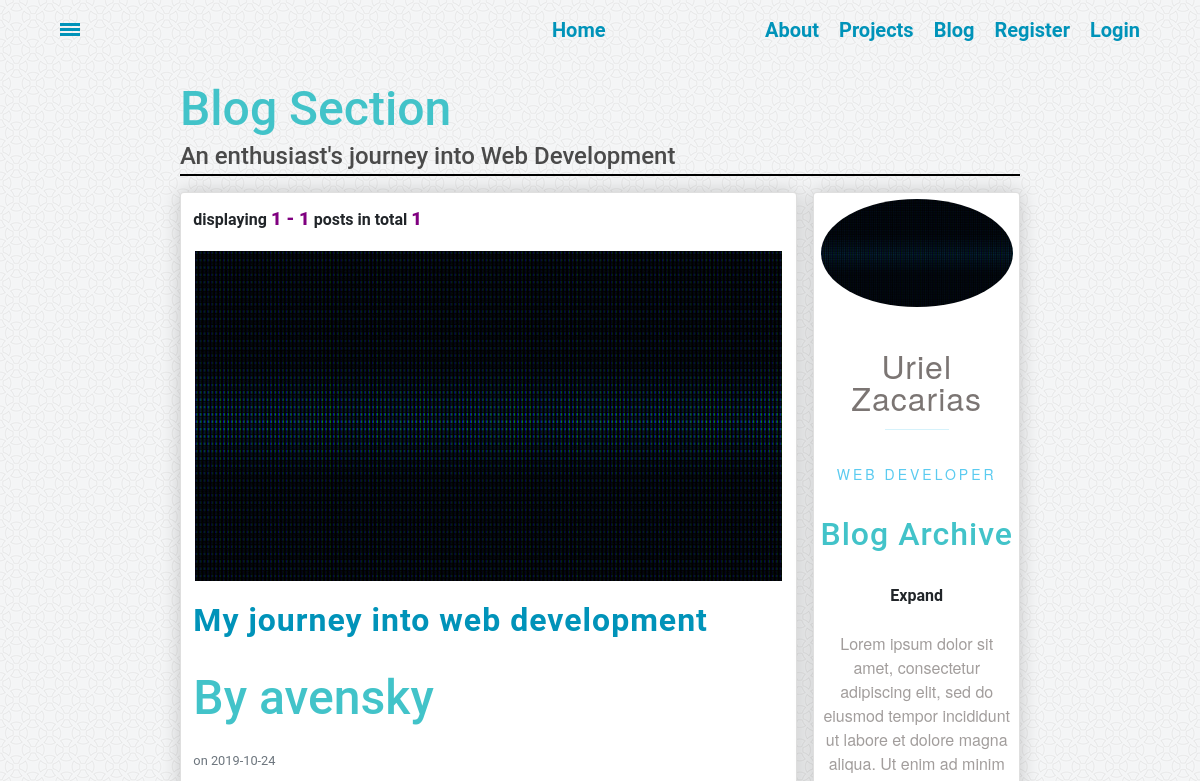
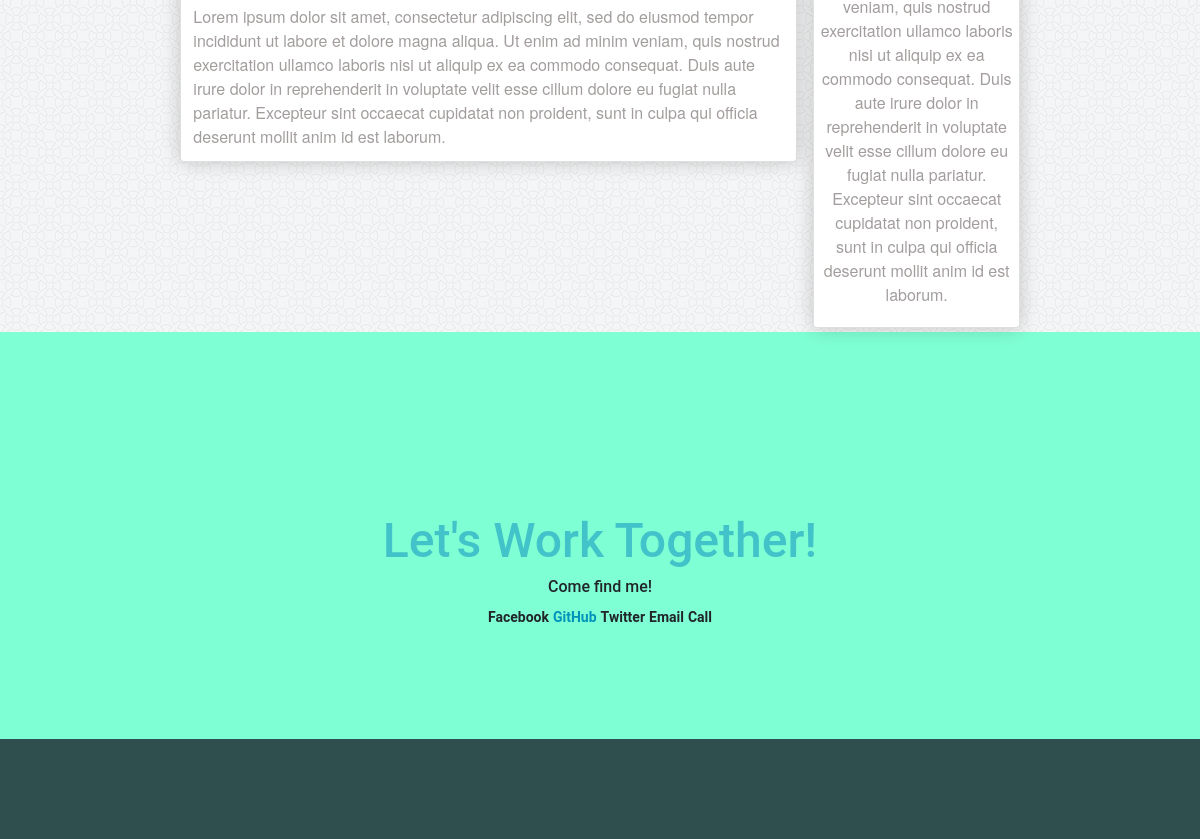
/blog, run on an earlier commit of the app's database (2 pictures, top to bottom).
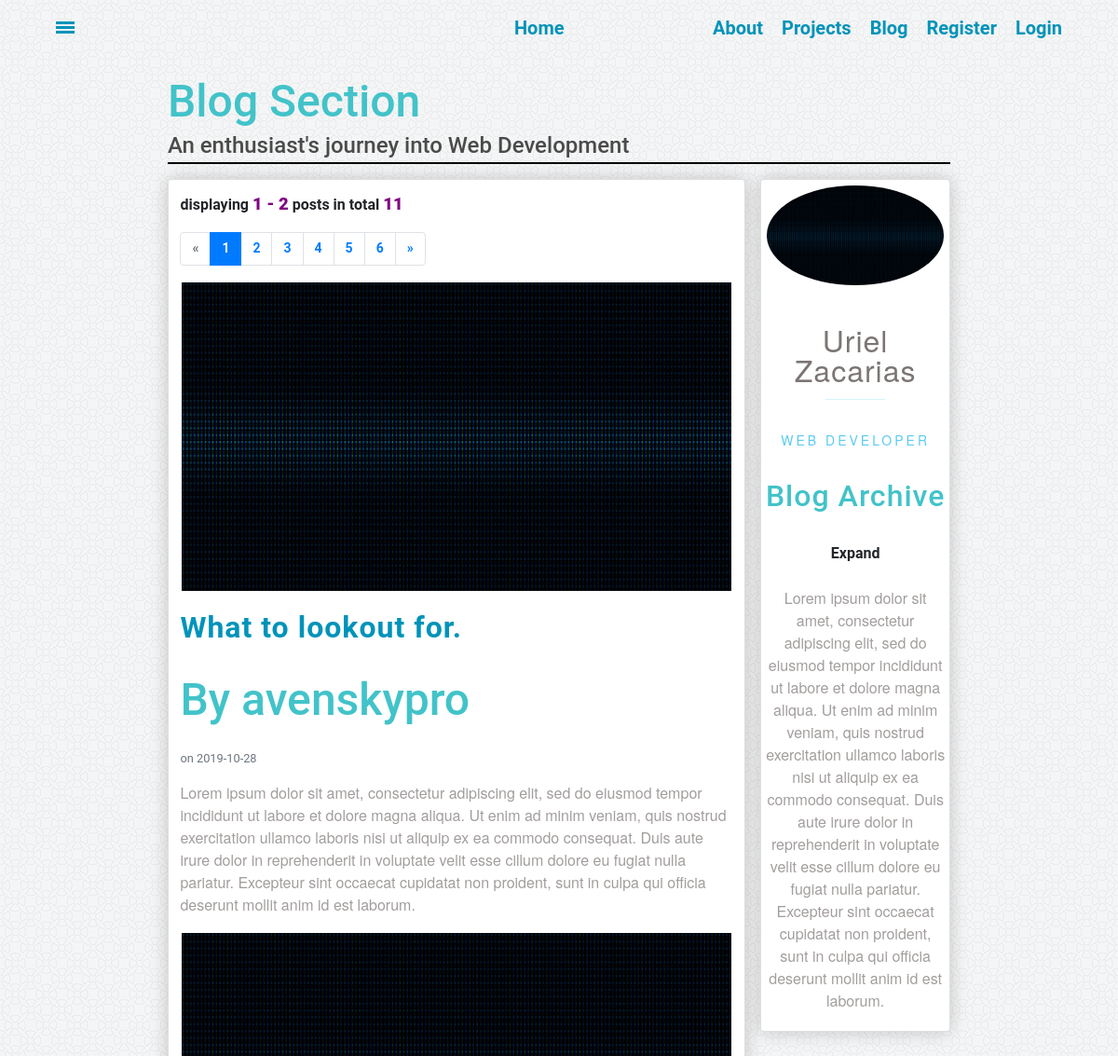
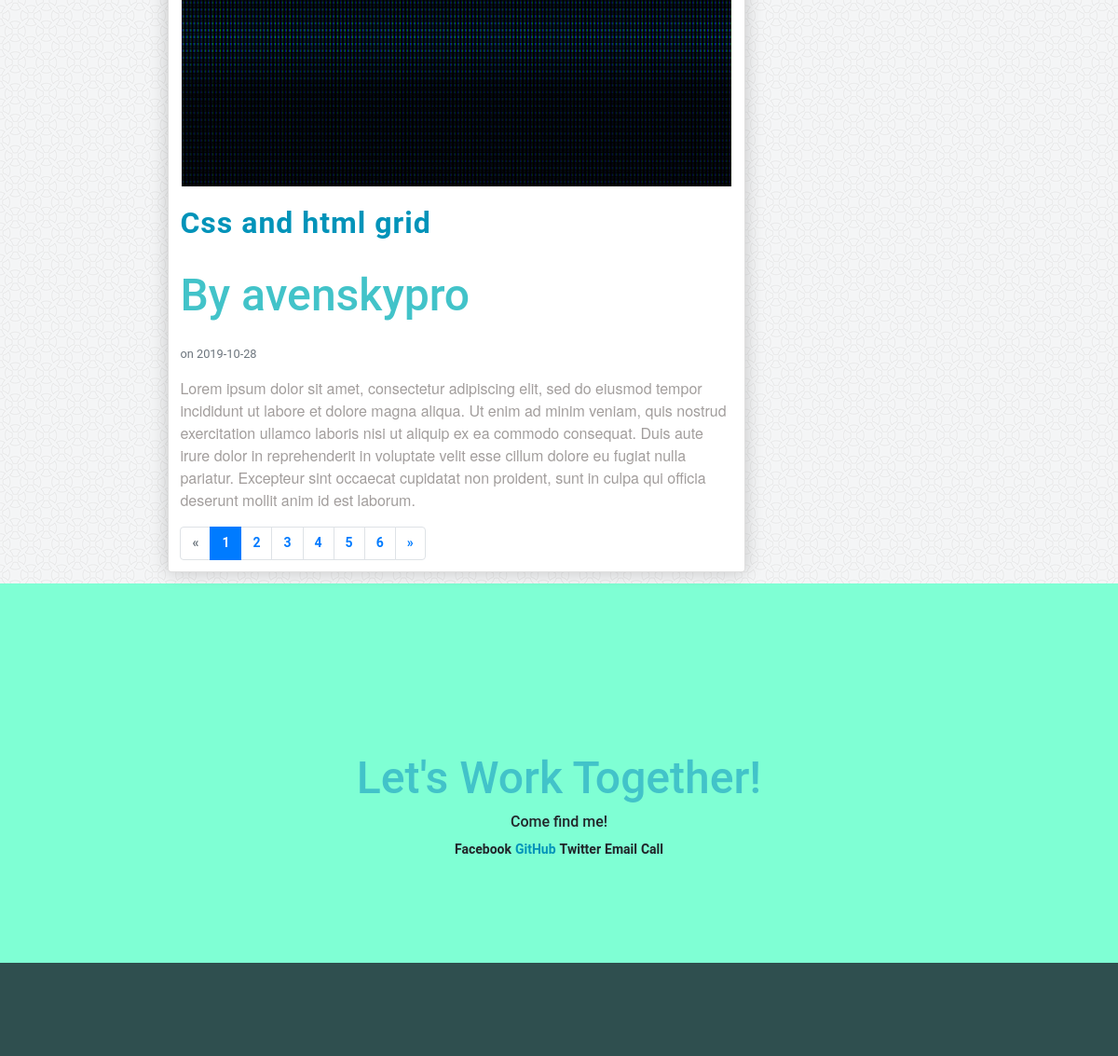
And on a later commit of the database (2 pictures, top to bottom).
### database_setup.py (models this page shows, shortened)
class Post(Base):
    __tablename__= 'post'
    id = Column(Integer, primary_key=True)
    title = Column(String(100), nullable=False)
    date_posted = Column(DateTime, nullable=False, default=datetime.datetime.utcnow())
    content = Column(Text, nullable=False)
    user_id = Column(Integer, ForeignKey('user.id'), nullable=False)
    user = relationship(User)

class User(Base, UserMixin):
    __tablename__ = 'user'
    id = Column(Integer, primary_key=True)
    username = Column(String(20), unique=True, nullable=False)
    email = Column(String(120),  unique=True, nullable=False)
    image_file = Column(String(20), nullable=False, default='blank_user.gif')
    password = Column(String(60), nullable=False)
    posts = relationship('Post', backref='author', lazy=True)

### __init__.py (the view)
@app.route('/blog')
def showBlog():
	page = request.args.get(get_page_parameter(), type=int, default=1)
	per_page = 2
	total = session.query(Post).count()
	start = (page-1)*per_page
	end = start + per_page
	posts = session.query(Post).order_by(Post.date_posted.desc()).slice(start, end)
	pagination = Pagination(page=page, total=total, per_page=per_page,
							css_framework='bootstrap4',
							record_name='posts')
	return render_template('blog.html', posts=posts, page=page, pagination=pagination)

### templates/blog.html (shortened to what this page needs)
{% extends "main.html" %}
{% block content %}
<div class="blog-wrapper content-wrapper" id="blog">
	<div class="box header">
		<h2>Blog Section</h2>
		<h3>An enthusiast's journey into Web Development</h3>
	</div>
	<div class="box content">
		<div class="blog-card card">
      {{ pagination.info }}
      {{ pagination.links }}
			{% for post in posts %}
			<img class="blog-card-img" src="{{ url_for('static', filename='pics/heading.gif') }}">
			<a class="card-title" href="{{ url_for('post', post_id=post.id )}}">{{ post.title }}</a>
			<h2 class="mr-2" href="#">By {{ post.author.username }}</h2>
			<small class="text-muted"> on {{ post.date_posted.strftime('%Y-%m-%d') }}</small>
			<p class="card-content">{{ post.content }}</p>
			{% endfor %}
			{{ pagination.links }}
		</div>
	</div>
	<div class="box sidebar">
		<div class="side-card card">
			<img class="card-img" src="{{ url_for('static', filename='pics/heading.gif') }}">
			<p class="card-name">Uriel Zacarias</p>
			<p class="card-position">Web Developer</p>
			<h2 class="card-title">Blog Archive</h2>
			<div class="card-archive">
			  <label for="togList1">
			    <span>Expand</span>
			  </label>
			</div>
			<p class="card-info">Lorem ipsum dolor sit amet, consectetur adipiscing elit, sed do eiusmod tempor incididunt ut labore et dolore magna aliqua. Ut enim ad minim veniam, quis nostrud exercitation ullamco laboris nisi ut aliquip ex ea commodo consequat. Duis aute irure dolor in reprehenderit in voluptate velit esse cillum dolore eu fugiat nulla pariatur. Excepteur sint occaecat cupidatat non proident, sunt in culpa qui officia deserunt mollit anim id est laborum.</p>
		</div>
	</div>
</div>
{% endblock %}

### templates/main.html (shortened to what this page needs)
<!DOCTYPE html>
<html lang="en">
	<head>
		<link rel="stylesheet" href="https://maxcdn.bootstrapcdn.com/bootstrap/4.0.0/css/bootstrap.min.css">
		<link rel="stylesheet" type="text/css" href="{{ url_for('static', filename='styles.css') }}">
	</head>
	<body>
		<div class="wrapper" style='height: 100%; width: 100%; background:url({{ url_for("static", filename="pics/circlelight.png")}}) repeat;'>
			<nav class="navbar" id="navbar">
			  <div class="navbox navleft">
			    <li class="navbar-item"><a href="#" class="box-shadow-menu"></a></li>
			  </div>
			  <div class="navbox navcenter">
			    <li class="navbar-item"><a href="{{url_for('showHome')}}">Home</a></li>
			  </div>
			  <div class="navbox navright">
			    <li class="navbar-item"><a href="{{url_for('showHome')}}#welcome">About</a></li>
			    <li class="navbar-item"><a href="{{url_for('showHome')}}#projects">Projects</a></li>
			    <li class="navbar-item"><a href="{{url_for('showBlog')}}">Blog</a></li>
					{% if current_user.is_authenticated %}
					<li class="navbar-item">
						<a href="{{ url_for('account') }}">Account</a>
					</li>
					<li class="navbar-item">
						<a href="{{ url_for('logout') }}">Logout</a>
					</li>
					{% else %}
					<li class="navbar-item">
						<a href="{{ url_for('register') }}">Register</a>
					</li>
					<li class="navbar-item">
						<a href="{{ url_for('login') }}">Login</a>
					</li>
					{% endif %}
			  </div>
			</nav>
			{% block content %}{% endblock %}
			<div id="contact">
				<h2>Let's Work Together!</h2>
				<h6>Come find me!</h6>
				<a class="ctn">Facebook</a>
				<a href="https://github.com/Avensky" class="ctn" id="card-link" target="_blank">GitHub</a>
				<a class="ctn">Twitter</a>
				<a class="ctn">Email</a>
				<a class="ctn">Call</a>
			</div>
			<div id="footer"></div>
		</div>
	</body>
</html>

### static/styles.css (style rules this page uses)
.navbar { display: flex; margin: 0px; height:8vh; position: fixed; width: 100%; list-style: none; padding: 0px; z-index: 10000; }
.navbox { flex: 1; display: flex; justify-content: center; align-items: center; }
.navleft { justify-content: flex-start; padding-left: 50px; }
.navright { justify-content: flex-end; padding-right: 50px; }
.navbar-item { padding: 10px; white-space: nowrap; }
.navbar-item a { text-decoration: none; font-size: 1.25em; }
.box-shadow-menu { position: relative; padding-left: 1.25em; }
.box-shadow-menu:before { content: ""; position: absolute; left: 0; top: 0.25em; width: 1em; height: 0.15em; background: #0093B9; box-shadow: 0 0.25em 0 0 #0093B9, 0 0.5em 0 0 #0093B9; }
.header h2 { font-size: 3em; margin:0px; }
.header h3 { margin: 0px; font-size: 1.5em; line-height: 1.5em; }
.header { align-items: center; margin-bottom:2%; white-space: nowrap; height:100%; border-bottom: solid 2px black; }
.content-wrapper { min-height: 90vh; margin: 0 15%; padding: 10vh 0 0; display: grid; grid-template-rows: 12vh min-content; grid-gap: 1em; grid-template-columns: 1fr; grid-template-areas: "header" "content" }
.sidebar { grid-area: sidebar; }
.content { grid-area: content; }
.header { grid-area: header; }
.blog-wrapper { grid-template-columns: 14vw; grid-template-areas: "header header header header header header header" "content content content content content content sidebar"; }
.card { background-color: rgba(255, 255, 255, 1); box-shadow: 0 0 20px rgba(0,0,0,.2); padding:2%; display: grid; grid-gap: 1em; margin-bottom: 2%; }
.card-name::after { margin-left: 0; }
.card-name { grid-area: name; }
.card-img { grid-area: image; }
.card-position { grid-area: position; }
.card-info { grid-area: info; }
.card-archive { grid-area: archive; }
.blog-card { grid-template-rows: 1fr; grid-template-columns: 1fr; grid-template-areas: "image" "title" "author" "content"; }
.side-card { display: flex; text-align: center; }
a { color: dodgerblue; }
.card-info { font-weight: 300; opacity: .7; }
.card-name { text: nowrap; letter-spacing: 1px; font-size: 2rem; margin: .75em 0 0; line-height: 1; }
.card-name::after { content: ''; display: block; width: 2em; height: 1px; background: #5bcbf0; margin: .5em auto .65em; opacity: .25; }
.card-position { text-transform: uppercase; font-size: .875rem; letter-spacing: 3px; margin: 0 0 .5vem; line-height: 1; color: #5bcbf0; }
.card-img { justify-self: center; max-width: 100%; border-radius: 50%; border: 2px solid white; }
.blog-card-img { justify-self: center; max-width: 100%; border-radius: 50%; border: 2px solid white; border-radius: 0; }
.card-title { letter-spacing: 1px; margin: .15em 0 .55em; line-height: 1; font-size: 2rem; }
.card-content { font-weight: 300; opacity: .7; margin: 0 0; }
#contact { background-color:aquamarine; text-align: center; padding: 180px 0 110px 0px; margin: 0px 0px; }
#footer { margin: 0px; background-color: darkslategrey; color: white; height:100px; padding: 20px; text-align: center; }
.pagination-page-info { font-size: 16px; }
.pagination-page-info b { color: purple; font-size: 115%; }
.pagination { margin-bottom: 0; }
body { margin: 0px; overflow-x: hidden; }
* { font-family: "Helvetica Neue Bold", Roboto, Helvetica, Arial, sans-serif; font-weight: 700; }
h2 { font-size: 3em; color: #42C3C9; }
h3 { font-size: 24px; color: #4A4A4A; line-height: 23px; }
p { font-family: "Helvetica Neue", Roboto, Helvetica, Arial, sans-serif; font-size: 16px; color: #7B7573; font-weight: 400; }
a { font-size: 14px; color: #0093B9; line-height: 17px; }

What changed in the data, as far as the page shows it:
no longer on this page (row unchanged): Post: title "My journey into web development", author.username "avensky", date_posted "2019-10-24", content "Lorem ipsum dolor sit amet, consectetur adipiscing elit, sed do eiusmod tempor incididunt ut labore et dolore magna aliqua. Ut enim ad minim veniam, quis nostrud exercitation ullamco laboris nisi ut aliquip ex ea commodo consequat. Duis aute irure dolor in reprehenderit in voluptate velit esse cillum dolore eu fugiat nulla pariatur. Excepteur sint occaecat cupidatat non proident, sunt in culpa qui officia deserunt mollit anim id est laborum."
added Post: title "What to lookout for.", author.username "avenskypro", date_posted "2019-10-28", content "Lorem ipsum dolor sit amet, consectetur adipiscing elit, sed do eiusmod tempor incididunt ut labore et dolore magna aliqua. Ut enim ad minim veniam, quis nostrud exercitation ullamco laboris nisi ut aliquip ex ea commodo consequat. Duis aute irure dolor in reprehenderit in voluptate velit esse cillum dolore eu fugiat nulla pariatur. Excepteur sint occaecat cupidatat non proident, sunt in culpa qui officia deserunt mollit anim id est laborum."
added Post: title "Css and html grid", author.username "avenskypro", date_posted "2019-10-28", content "Lorem ipsum dolor sit amet, consectetur adipiscing elit, sed do eiusmod tempor incididunt ut labore et dolore magna aliqua. Ut enim ad minim veniam, quis nostrud exercitation ullamco laboris nisi ut aliquip ex ea commodo consequat. Duis aute irure dolor in reprehenderit in voluptate velit esse cillum dolore eu fugiat nulla pariatur. Excepteur sint occaecat cupidatat non proident, sunt in culpa qui officia deserunt mollit anim id est laborum."
Also different on the page:
{{ pagination.info }}: "displaying 1 - 1 posts in total 1" → "displaying 1 - 2 posts in total 11"
{{ pagination.links }}: (not shown) → "« 1 2 3 4 5 6 »"
